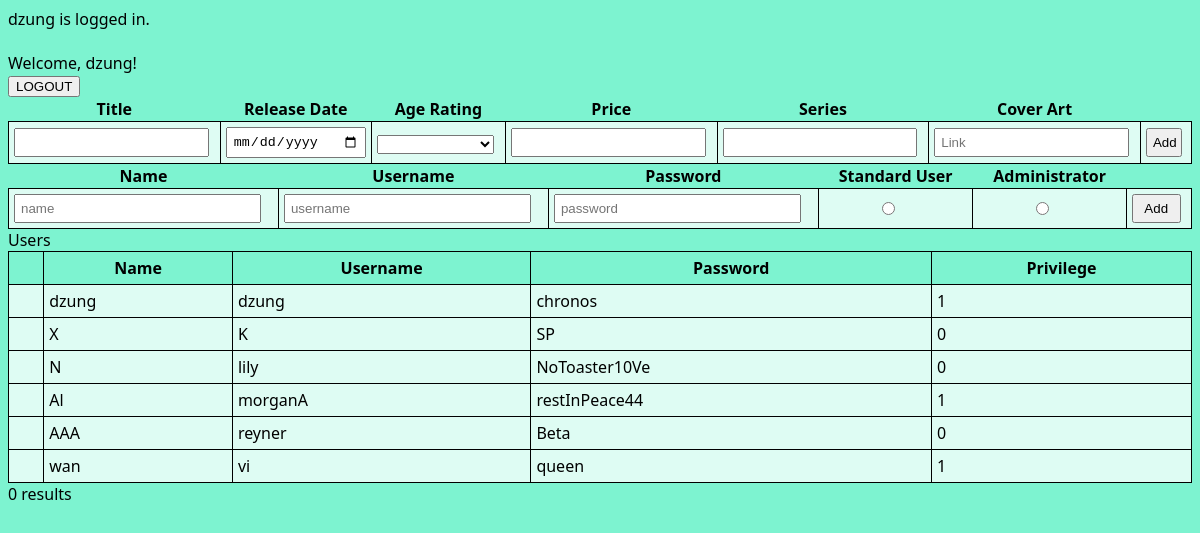
The page /admin.php (signed in) on the database its author committed.
### tables this page shows
CREATE TABLE user (
name VARCHAR(20) NOT NULL,
username VARCHAR(20),
password VARCHAR(30) NOT NULL,
privilege INT default 0,
PRIMARY KEY (username)
);

### www/admin.php (the view, shortened to what this page needs)
<!DOCTYPE HTML>
<html>
<head>
<link href="index.css" rel="stylesheet"  type="text/css">
</head>
<body>
<?php
if(isset($_SESSION["username"]))
{
    echo $_SESSION["username"] . " is logged in. <br> <br>";
    echo "Welcome, " . $_SESSION["name"] . "!";
    echo "
    <form action='login.php'  method='post'>
<input type='submit' name='logoutButton' value = 'LOGOUT'/>
</form>
    ";
}
?>
<table id="addVideoGameTable" class="fit-width padding-table">
<form id="insertVideoGameRow" action="addVideoGameEntry.php" method="post">
        <tr>
 <th> Title </th>
 <th> Release Date </th>
 <th> Age Rating </th>
 <th> Price </th>
 <th> Series </th>
 <th> Cover Art </th>
 <th></th>
 </tr>
 <td>   <input type="text" name="title"/> </td>
 <td> <input type="date" name="date"> </td>
 <td> <select id="gameAgeRating" name="rating">
			<option value="NULL"> </option>
            <option value="Everyone"> Everyone </option>
</select> </td>
<td> <input type="number" name="price" step="0.01"> </td>
<td> <input type="text" name="series"/> </td>
<td> <input type="text" name="linkToCoverArt" placeholder="Link"/></td>
<td> <input type="submit" value ="Add" id="addButton"/> </td>
</form>
</table>
<table class="fit-width padding-table">
<tr>
<th> Name </th>
 <th> Username </th>
 <th> Password </th>
 <th> Standard User </th>
  <th> Administrator </th>
 </tr>
<form id ="insertUserRow" action="adminFunction.php" method="post">
<td> <input type="text" name="name" placeholder="name"/> </td>
<td> <input type="text" name="username" placeholder="username"/> </td>
<td> <input type="password" name="password" placeholder="password"/> </td>
<td> <input type="radio" id="standardPrivilegeBox" name="adminCheck" value="0"/> </td>
<td> <input type="radio" id="adminPrivilegeBox" name="adminCheck" value="1"/> </td>
<td> <input type="submit" value ="Add" name="adminRegisterButton"/> </td>
</form>
</table>
<table class="fit-width" id='userTable'>
<?php
 $conn = db_connect();
$sql = "SELECT * FROM user";
$result = mysqli_query($conn,$sql);
if($result -> num_rows > 0)
{
 echo "Users <br>";
 echo "
 <tr>
 <th></th>
 <th> Name </th>
 <th> Username </th>
 <th> Password </th>
 <th> Privilege </th>
 </tr>";
while ($row = $result -> fetch_assoc())
{
    echo "<tr>";
    echo "<td></td>";
     echo "<td>". $row["name"] ."</td>";
     echo "<td>". $row["username"] ."</td>";
     echo "<td>". $row["password"] ."</td>";
     echo "<td>". $row["privilege"] ."</td>";
     echo "</tr>";
}
}
?> </table>
<br>
</body>
</html>

### www/index.css (style rules this page uses)
body { background-color: rgb(125, 243, 208); font-family: 'Segoe UI', Tahoma, Geneva, Verdana, sans-serif; }
.fit-width { width:100%; border: 0; border-collapse:collapse; }
.fit-width input { display: inline-block; margin-left: 5px; width:90%; margin-left: auto; margin-right: auto; }
#gameAgeRating { width:95%; }
.padding-table { padding: 5px; }
.padding-table input { padding: 5px; }
#userTable { border-collapse:collapse; }
#videoGameTable th,td { padding: 5px; border: 1px solid lightgray; border-color:black; background-color: rgba(255, 255, 255, 0.75); }
#userTable th,td { padding: 5px; border: 1px solid lightgray; border-color:black; }

### rows shown on the page
user: name "dzung", username "dzung", password "chronos", privilege "1"
user: name "X", username "K", password "SP", privilege "0"
user: name "N", username "lily", password "NoToaster10Ve", privilege "0"
user: name "Al", username "morganA", password "restInPeace44", privilege "1"
user: name "AAA", username "reyner", password "Beta", privilege "0"
user: name "wan", username "vi", password "queen", privilege "1"

### other values the page prints
$_SESSION["username"] "dzung"
$_SESSION["name"] "dzung"
